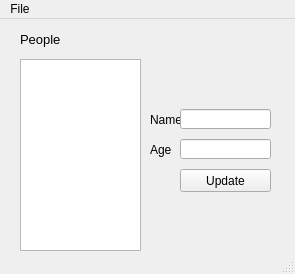
<?xml version="1.0" encoding="UTF-8"?>
<ui version="4.0">
 <class>MainWindow</class>
 <widget class="QMainWindow" name="MainWindow">
  <property name="geometry">
   <rect>
    <x>0</x>
    <y>0</y>
    <width>295</width>
    <height>274</height>
   </rect>
  </property>
  <property name="windowTitle">
   <string>Save Data Example</string>
  </property>
  <widget class="QWidget" name="centralwidget">
   <widget class="QListWidget" name="listPeople">
    <property name="geometry">
     <rect>
      <x>20</x>
      <y>40</y>
      <width>121</width>
      <height>192</height>
     </rect>
    </property>
   </widget>
   <widget class="QLabel" name="label">
    <property name="geometry">
     <rect>
      <x>20</x>
      <y>10</y>
      <width>47</width>
      <height>21</height>
     </rect>
    </property>
    <property name="font">
     <font>
      <pointsize>10</pointsize>
     </font>
    </property>
    <property name="text">
     <string>People</string>
    </property>
   </widget>
   <widget class="QPushButton" name="pushButtonUpdate">
    <property name="geometry">
     <rect>
      <x>180</x>
      <y>150</y>
      <width>91</width>
      <height>23</height>
     </rect>
    </property>
    <property name="text">
     <string>Update</string>
    </property>
   </widget>
   <widget class="QLabel" name="label_2">
    <property name="geometry">
     <rect>
      <x>150</x>
      <y>93</y>
      <width>31</width>
      <height>16</height>
     </rect>
    </property>
    <property name="text">
     <string>Name</string>
    </property>
   </widget>
   <widget class="QLabel" name="label_3">
    <property name="geometry">
     <rect>
      <x>150</x>
      <y>123</y>
      <width>31</width>
      <height>16</height>
     </rect>
    </property>
    <property name="text">
     <string>Age</string>
    </property>
   </widget>
   <widget class="QLineEdit" name="lineEditName">
    <property name="geometry">
     <rect>
      <x>180</x>
      <y>90</y>
      <width>91</width>
      <height>20</height>
     </rect>
    </property>
   </widget>
   <widget class="QLineEdit" name="lineEditAge">
    <property name="geometry">
     <rect>
      <x>180</x>
      <y>120</y>
      <width>91</width>
      <height>20</height>
     </rect>
    </property>
   </widget>
  </widget>
  <widget class="QMenuBar" name="menubar">
   <property name="geometry">
    <rect>
     <x>0</x>
     <y>0</y>
     <width>295</width>
     <height>21</height>
    </rect>
   </property>
   <widget class="QMenu" name="menuFile">
    <property name="title">
     <string>File</string>
    </property>
    <addaction name="actionSave_to_File"/>
    <addaction name="actionExit"/>
   </widget>
   <addaction name="menuFile"/>
  </widget>
  <widget class="QStatusBar" name="statusbar"/>
  <action name="actionExit">
   <property name="text">
    <string>Exit</string>
   </property>
  </action>
  <action name="actionSave_to_File">
   <property name="text">
    <string>Save to File</string>
   </property>
  </action>
 </widget>
 <resources/>
 <connections/>
</ui>
